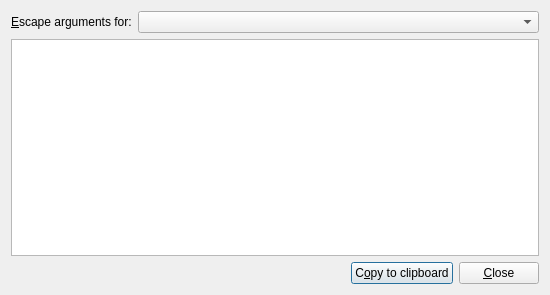
<?xml version="1.0" encoding="UTF-8"?>
<ui version="4.0">
 <class>mtx::gui::Merge::CommandLineDialog</class>
 <widget class="QDialog" name="mtx::gui::Merge::CommandLineDialog">
  <property name="geometry">
   <rect>
    <x>0</x>
    <y>0</y>
    <width>550</width>
    <height>295</height>
   </rect>
  </property>
  <property name="windowTitle">
   <string>Current command line</string>
  </property>
  <layout class="QVBoxLayout" name="verticalLayout">
   <item>
    <layout class="QHBoxLayout" name="horizontalLayout">
     <item>
      <widget class="QLabel" name="label">
       <property name="sizePolicy">
        <sizepolicy hsizetype="Minimum" vsizetype="Preferred">
         <horstretch>0</horstretch>
         <verstretch>0</verstretch>
        </sizepolicy>
       </property>
       <property name="text">
        <string>&amp;Escape arguments for:</string>
       </property>
       <property name="buddy">
        <cstring>escapeMode</cstring>
       </property>
      </widget>
     </item>
     <item>
      <widget class="QComboBox" name="escapeMode">
       <property name="sizePolicy">
        <sizepolicy hsizetype="Expanding" vsizetype="Fixed">
         <horstretch>0</horstretch>
         <verstretch>0</verstretch>
        </sizepolicy>
       </property>
      </widget>
     </item>
    </layout>
   </item>
   <item>
    <widget class="QPlainTextEdit" name="commandLine">
     <property name="undoRedoEnabled">
      <bool>false</bool>
     </property>
     <property name="readOnly">
      <bool>true</bool>
     </property>
     <property name="plainText">
      <string notr="true"/>
     </property>
     <property name="textInteractionFlags">
      <set>Qt::TextSelectableByKeyboard|Qt::TextSelectableByMouse</set>
     </property>
    </widget>
   </item>
   <item>
    <layout class="QHBoxLayout" name="horizontalLayout_2">
     <item>
      <spacer name="horizontalSpacer">
       <property name="orientation">
        <enum>Qt::Horizontal</enum>
       </property>
       <property name="sizeHint" stdset="0">
        <size>
         <width>40</width>
         <height>20</height>
        </size>
       </property>
      </spacer>
     </item>
     <item>
      <widget class="QPushButton" name="pbCopyToClipboard">
       <property name="text">
        <string>C&amp;opy to clipboard</string>
       </property>
      </widget>
     </item>
     <item>
      <widget class="QPushButton" name="pbClose">
       <property name="text">
        <string>&amp;Close</string>
       </property>
      </widget>
     </item>
    </layout>
   </item>
  </layout>
 </widget>
 <tabstops>
  <tabstop>escapeMode</tabstop>
  <tabstop>commandLine</tabstop>
  <tabstop>pbCopyToClipboard</tabstop>
  <tabstop>pbClose</tabstop>
 </tabstops>
 <resources/>
</ui>
